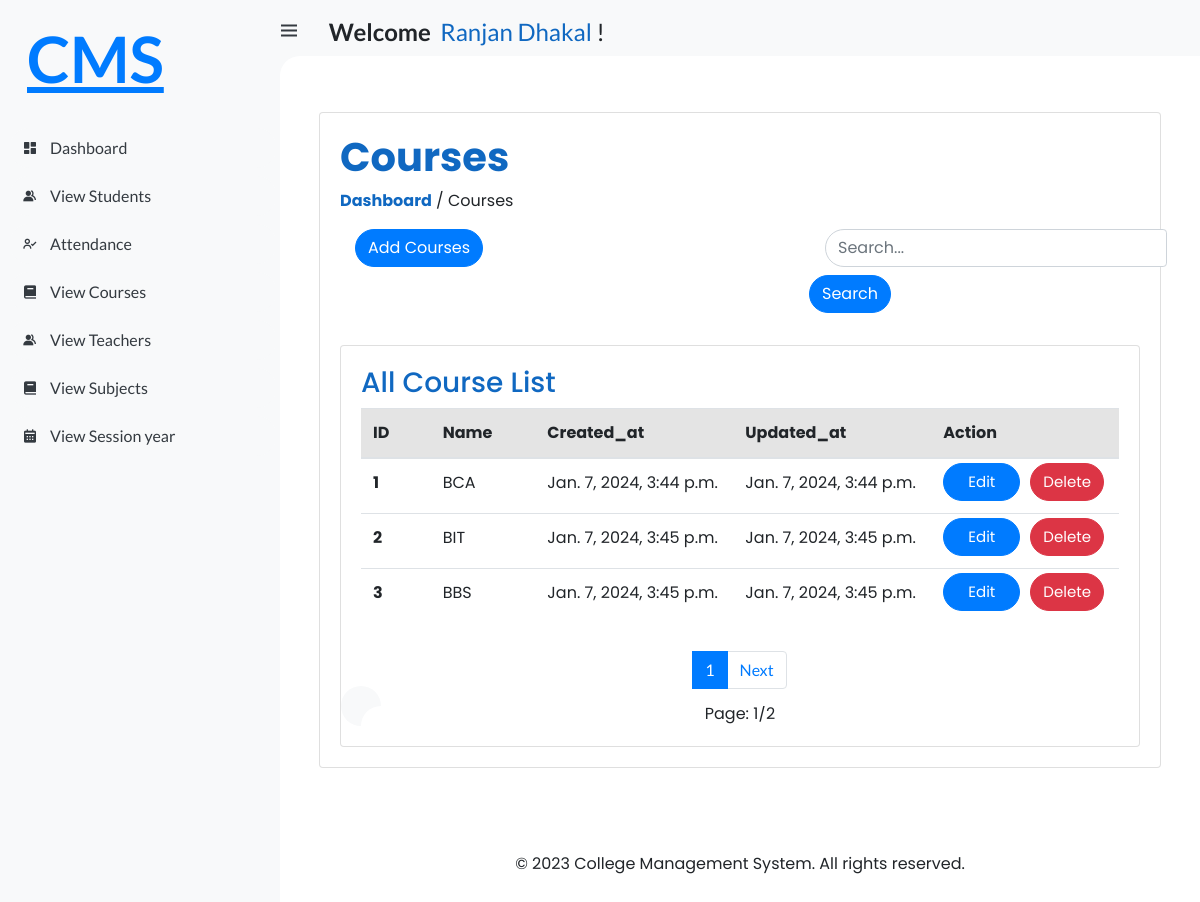
Screenshot of /hod/Courses/View (signed in) with the database file from the repository.
### student_management_app/models.py (models this page shows, shortened)
class CustomUser(AbstractUser):
    USER = (
        (1, 'HOD'),
        (2, 'STAFF'),
        (3, 'STUDENT'),
    )
    user_type = models.CharField(choices=USER, max_length=50, default=1)
    profile_pic = models.ImageField(upload_to='media/profile_pic/')

class Course(models.Model):
    name = models.CharField(max_length=100)
    created_at = models.DateTimeField(auto_now_add=True)
    updated_at = models.DateTimeField(auto_now_add=True)

### student_management_system/Hod_views.py (the view)
# urls.py: path('hod/Courses/View', Hod_views.View_Courses, name="view_courses"),
@login_required(login_url='/')
def View_Courses(request):
    course = Course.objects.all()
    if request.method == 'GET':
        cr = request.GET.get('search')  #cr=course
        if cr != None:
            multiple_cr = Q(Q(name__icontains=cr))
            course = Course.objects.filter(multiple_cr)
    page = Paginator(course, 3)
    page_list = request.GET.get('page')
    page = page.get_page(page_list)
    context = {
        'page': page,
    }
    return render(request, 'Hod/view_course.html', context)

### templates/Hod/view_course.html (shortened to what this page needs)
{% extends 'index.html' %}
{% load static %}
{% block content %}
<link rel="stylesheet" href="{% static 'style/hod_styles/view_course.css' %}">
<div class="container">
  <div class="card" >
    <div class="card-body">
         <h1>
            <b style="color: #1068c1;">Courses</b>
        </h1>
        <p>
            <b style="color: #1068c1;">Dashboard</b>&nbsp;/&nbsp;Courses
        </p>
        <div class="container mt-3">
            <div class="row">
              <div class="col-md-6">
                <button type="button" class="btn btn-primary" style="border-radius: 20px;">
                    <a href="{% url 'add_courses' %}" style="color:white;">Add Courses</a>
                </button>
              </div>
              <div class="col-md-6">
                <form class="form-inline" style="margin-left: 54px;">
                  <div class="form-group mx-sm-3 mb-2">
                    <input type="search" class="form-control" placeholder="Search..." name="search" id="search" style="border-top-left-radius: 20px;border-bottom-left-radius: 20px;}">
                  </div>
                  <button type="submit" class="btn btn-primary mb-2" style="border-top-right-radius: 20px;border-bottom-right-radius: 20px;}">Search</button>
                </form>
              </div>
            </div>
        </div>
        <br>
        <div class="card" style="margin-top: 0px;">
            <div class="card-body">
                <h3>All Course List</h3>
                <div class="table-container">
                    <table class="table">
                      <thead style="background:#80808036;">
                        <tr>
                          <th scope="col">ID</th>
                          <th scope="col">Name</th>
                          <th scope="col">Created_at</th>
                          <th scope="col">Updated_at</th>
                          <th scope="col">Action</th>
                        </tr>
                      </thead>
                      <tbody>
                        {% for i in page.object_list %}
                          <tr>
                            <th scope="row">{{i.id}}</th>
                            <td>{{i.name}}</td>
                            <td>{{i.created_at}}</td>
                            <td>{{i.updated_at}}</td>
                            <td>
                                <div style="display:flex; align-items:center;margin-top:-8px;">
                                  <a href="{% url 'edit_courses' i.id %}">
                                    <button type="button" class="btn btn-primary" id="edit_btn" style="width: 77px;">
                                      <span style="font-size:15px">Edit</span>
                                    </button>
                                  </a>
                                  <a href="{% url 'delete_courses' i.id %}">
                                    <button type="button" class="btn btn-danger" id="delete_btn">
                                        <span style="font-size:15px">Delete</span>
                                    </button>
                                  </a>
                                </div>
                            </td>
                          </tr>
                        {% empty %}
                            <td colspan="10" style="text-align:center">
                                <span class="text-danger">
                                    <b>No data found</b>
                                </span>
                            </td>
                        {% endfor %}
                      </tbody>
                    </table>
                </div>
                <nav aria-label="..." style="justify-content: center;margin-top: 11px;background: white;">
                  <ul class="pagination">
                    {% for num_page in page.paginator.page_range %}
                      {% if page.number == num_page %}
                        <li class="page-item active">
                          <a class="page-link" href="#" style="color:white;">{{ num_page }}</a>
                        </li>
                      {% endif %}
                    {% endfor %}
                    {% if page.has_next%}
                        <li class="page-item">
                          <a class="page-link" href="{% url 'view_courses'%}?page={{page.next_page_number}}" style="color:#007bff;">Next</a>
                        </li>
                    {% endif%}
                  </ul>
                </nav>
                <p style="text-align:center;margin-bottom:0px;margin-top:-4px;">Page: {{page.number}}/{{page.paginator.num_pages}}</p>
            </div>
        </div>
    </div>
  </div>
</div>
{% endblock %}

### templates/index.html (shortened to what this page needs)
<!DOCTYPE html>
<html lang="en">
{% load static %}
{% load active_link_tags %}
<head>
	<link href='https://unpkg.com/boxicons@2.0.9/css/boxicons.min.css' rel='stylesheet'>
	<link rel="stylesheet" href="https://cdn.jsdelivr.net/npm/bootstrap@4.0.0/dist/css/bootstrap.min.css">
	<link rel="stylesheet" href="/static/css/base.css">
	<link rel="stylesheet" href="{% static 'style/index.css' %}">
	<link rel="stylesheet" href="https://cdn.jsdelivr.net/npm/bootstrap@4.0.0/dist/css/bootstrap.min.css">
</head>
<body>
	<section id="sidebar">
		<a href="{% url 'hod_home' %}" class="brand">
			<p style="margin-left: 27px;margin-top: 77px;font-size:4rem;">
				CMS
			</p>
		</a>
		{% if user.user_type == '1'%}
		<ul class="side-menu top">
			<li class="{% active_link 'hod_home' 'active' %}">
				<a href="{% url 'hod_home' %}">
					<i class='bx bxs-dashboard' ></i>
					<span class="text">Dashboard</span>
				</a>
			</li>
			<li class="{% active_link 'view_attendances' 'active' %}">
				<a href="{% url 'view_attendances' %}">
					<i class='bx bx-user-check' ></i>
					<span class="text">Attendance</span>
				</a>
			</li>
			<li class="{% active_link 'view_staffs' 'active' %}">
				<a href="{% url 'view_staffs' %}">
					<i class='bx bxs-group' ></i>
					<span class="text">Teachers</span>
				</a>
			</li>
			<li class="{% active_link 'view_students' 'active' %}">
				<a href="{% url 'view_students' %}">
					<i class='bx bxs-group' ></i>
					<span class="text">Students</span>
				</a>
			</li>
			<li class="{% active_link 'view_courses' 'active' %}">
				<a href="{% url 'view_courses' %}">
					<i class='bx bxs-book' ></i>
					<span class="text">Courses</span>
				</a>
			</li>
			<li class="{% active_link 'view_subjects' 'active' %}">
				<a href="{% url 'view_subjects' %}">
					<i class='bx bxs-book' ></i>
					<span class="text">Subjects</span>
				</a>
			</li>
			<li class="{% active_link 'view_sessions' 'active' %}">
				<a href="{% url 'view_sessions' %}">
					<i class='bx bxs-calendar' ></i>
					<span class="text">Session Year</span>
				</a>
			</li>
			<li class="{% active_link 'view_contacts' 'active' %}">
				<a href="{% url 'view_contacts' %}">
					<i class='bx bxs-contact' ></i>
					<span class="text">Contacts</span>
				</a>
			</li>
		</ul>
		{% elif user.user_type == '2'%}
		<ul class="side-menu top">
			<li class="{% active_link 'staff_home' 'active' %}">
				<a href="{% url 'staff_home' %}">
					<i class='bx bxs-dashboard' ></i>
					<span class="text">Dashboard</span>
				</a>
			</li>
			<li class="{% active_link 'feature_view_students' 'active' %}">
				<a href="{% url 'feature_view_students' %}">
					<i class='bx bxs-group' ></i>
					<span class="text">View Students</span>
				</a>
			</li>
			<li class="{% active_link 'view_staff_attendances' 'active' %}">
				<a href="{% url 'view_staff_attendances' %}">
					<i class='bx bx-user-check'></i>
					<span class="text">Attendance</span>
				</a>
			</li>
			<li class="{% active_link 'feature_view_courses' 'active' %}">
				<a href="{% url 'feature_view_courses' %}">
					<i class='bx bxs-book' ></i>
					<span class="text">View Courses</span>
				</a>
			</li>
			<li class="{% active_link 'feature_view_staffs' 'active' %}">
				<a href="{% url 'feature_view_staffs' %}">
					<i class='bx bxs-group' ></i>
					<span class="text">View Teachers</span>
				</a>
			</li>
			<li class="{% active_link 'feature_view_subjects' 'active' %}">
				<a href="{% url 'feature_view_subjects' %}">
					<i class='bx bxs-book' ></i>
					<span class="text">View Subjects</span>
				</a>
			</li>
			<li class="{% active_link 'feature_view_sessions' 'active' %}">
				<a href="{% url 'feature_view_sessions' %}">
					<i class='bx bxs-calendar' ></i>
					<span class="text">View Session year</span>
				</a>
			</li>
		</ul>
		{% endif%}
	</section>
	<section id="content">
		<nav>
			<div class="container mt-5" style="margin-top: 1rem!important;">
				<div class="row">
					<div class="col-md-6">
						<div class="top-nav-search">
							<h4 style="margin-left: -42px;">
							<i class='bx bx-menu' ></i>
								<strong>Welcome</strong>&nbsp;
								<span style="color: #1068c1;">{{user.first_name}} {{user.last_name}}</span>&nbsp;!
							</h4>
						</div>
					</div>
					<div class="col-md-6">
					</div>
				</div>
			</div>
		</nav>
		<main>
			{% block content %}
			{% endblock %}
			<br><br><br><br>
			<footer>
				<div class="container">
					<div class="row">
						<div class="col-md-12 text-center">
							<p style="margin-bottom: -7px;">&copy; 2023 College Management System. All rights reserved.</p>
						</div>
					</div>
				</div>
			</footer>
		</main>
	</section>
</body>
</html>

### static/css/base.css (style rules this page uses)
* { margin: 0; padding: 0; box-sizing: border-box; }
a { text-decoration: none; }
li { list-style: none; }
:root { --poppins: 'Poppins', sans-serif; --lato: 'Lato', sans-serif; --light: #F9F9F9; --blue: #3C91E6; --light-blue: #CFE8FF; --grey: #eee; --dark-grey: #AAAAAA; --dark: #342E37; --red: #DB504A; --yellow: #FFCE26; --light-yellow: #FFF2C6; --orange: #FD7238; --light-orange: #FFE0D3; }
html { overflow-x: hidden; }
body { background: var(--grey); overflow-x: hidden; }

### static/style/index.css (style rules this page uses)
* { margin: 0; padding: 0; box-sizing: border-box; }
a { text-decoration: none; }
li { list-style: none; }
:root { --poppins: 'Poppins', sans-serif; --lato: 'Lato', sans-serif; --light: #F9F9F9; --blue: #3C91E6; --light-blue: #CFE8FF; --grey: #eee; --dark-grey: #AAAAAA; --dark: #342E37; --red: #DB504A; --yellow: #FFCE26; --light-yellow: #FFF2C6; --orange: #FD7238; --light-orange: #FFE0D3; }
html { overflow-x: hidden; }
body { background: var(--grey); overflow-x: hidden; }
#sidebar { position: fixed; top: 0; left: 0; width: 280px; height: 100%; background: var(--light); z-index: 2000; font-family: var(--lato); transition: .3s ease; overflow-x: hidden; scrollbar-width: none; }
#sidebar .brand { font-size: 24px; font-weight: 700; height: 56px; display: flex; align-items: center; color: var(--blue); position: sticky; top: 0; left: 0; background: var(--light); z-index: 500; padding-bottom: 20px; box-sizing: content-box; }
#sidebar .side-menu { width: 100%; margin-top: 48px; }
#sidebar .side-menu li { height: 48px; background: transparent; margin-left: 6px; border-radius: 48px 0 0 48px; padding: 4px; }
#sidebar .side-menu li a { width: 100%; height: 100%; background: var(--light); display: flex; align-items: center; border-radius: 48px; font-size: 16px; color: var(--dark); white-space: nowrap; overflow-x: hidden; }
#sidebar .side-menu li a .bx { min-width: calc(60px - ((4px + 6px) * 2)); display: flex; justify-content: center; }
#content { position: relative; width: calc(100% - 280px); left: 280px; transition: .3s ease; }
#content nav { height: 56px; background: var(--light); padding: 0 24px; display: flex; align-items: center; grid-gap: 24px; font-family: var(--lato); position: sticky; top: 0; left: 0; z-index: 1000; }
#content nav::before { content: ''; position: absolute; width: 40px; height: 40px; bottom: -40px; left: 0; border-radius: 50%; box-shadow: -20px -20px 0 var(--light); }
#content nav a { color: var(--dark); }
#content nav .bx.bx-menu { cursor: pointer; color: var(--dark); }
#content main { width: 100%; padding: 36px 24px; font-family: var(--poppins); max-height: calc(100vh - 56px); overflow-y: auto; }
.container { margin-top: -12px; }

### static/style/hod_styles/view_course.css (style rules this page uses)
.card { margin-left: 0px; margin-top: 2rem; }
.table-container { overflow: auto; max-height: 300px; }
.table { font-size:16px; }
.table th { padding-right: 38px; }
.table td { padding-right: 6px; padding-button: 45px; }
.btn { border-radius: 20px; }
h2, h3, h5 { color: #1068c1; }

### rows the page displays
CustomUser: first_name "Ranjan", last_name "Dhakal"
Course: id "1", name "BCA", created_at "Jan. 7, 2024, 3:44 p.m.", updated_at "Jan. 7, 2024, 3:44 p.m."
Course: id "2", name "BIT", created_at "Jan. 7, 2024, 3:45 p.m.", updated_at "Jan. 7, 2024, 3:45 p.m."
Course: id "3", name "BBS", created_at "Jan. 7, 2024, 3:45 p.m.", updated_at "Jan. 7, 2024, 3:45 p.m."

### other values shown
{{ num_page }} "1"
{{ page.number }} "1"
{{ page.paginator.num_pages }} "2"
